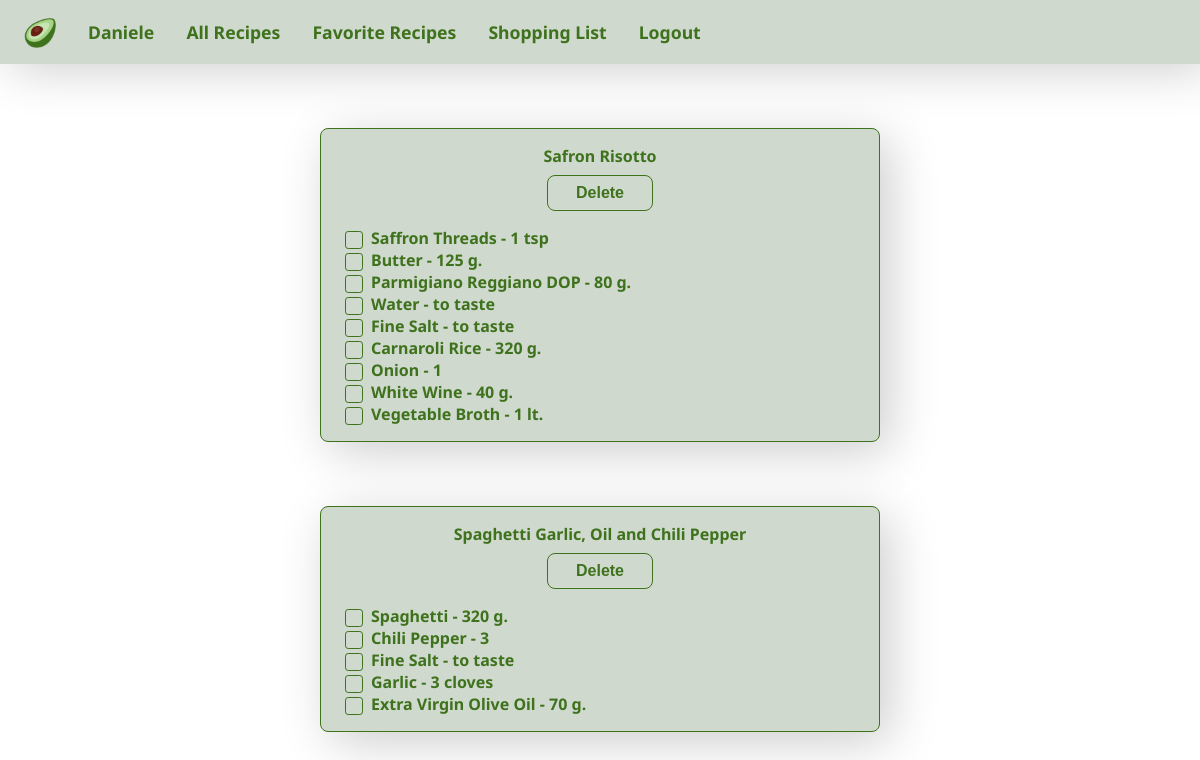
The app's page /api/v1/recipe/shopping_list (signed in) with its own data.
### recipes/models.py (models this page shows, shortened)
class User(AbstractUser):
    pass

class ShoppingList(models.Model):
    user = models.ForeignKey(User, on_delete=models.CASCADE,
                             related_name="buyer")
    recipe = models.ForeignKey(Recipe, on_delete=models.CASCADE,
                               related_name="to_buy")

class Recipe(models.Model):
    name = models.CharField(max_length=255)
    imageURL = models.URLField(null=True, blank=True)
    description = models.TextField()
    serving = models.CharField(max_length=255, default="4 people")
    preparation_time = models.CharField(max_length=10)
    cooking_time = models.CharField(max_length=10)
    date = models.DateField(auto_now_add=True)
    def __str__(self):
        return f"{self.name}"

class LookupIngRecQty(models.Model):
    recipe = models.ForeignKey(Recipe, on_delete=models.CASCADE,
                               related_name="ingredients")
    ingredient = models.ForeignKey(Ingredient, on_delete=models.CASCADE,
                                   related_name="recipes")
    quantity = models.ForeignKey(Quantity, on_delete=models.CASCADE,
                                 related_name="quantities")

class Ingredient(models.Model):
    name = models.CharField(max_length=255)
    def __str__(self):
        return f"{self.name}"

class Quantity(models.Model):
    quantity = models.CharField(max_length=255, blank=True)
    def __str__(self):
        return f"{self.quantity}"

### recipes/views.py (the view)
# urls.py: path("api/v1/recipe/shopping_list",
def shopping_list(request):
    if request.method == 'POST':
        data = json.loads(request.body)
        recipe = ShoppingList(user_id=data["user"],
                              recipe_id=data["recipe"])
        recipe.save()
        return JsonResponse({"message": "Recipes added to shopping list"})
    if request.method == 'DELETE':
        data = json.loads(request.body)
        recipe = ShoppingList.objects.get(pk=int(data["id"]))
        recipe.delete()
        return JsonResponse({"message": "Deleted from shopping list"})
    recipes = ShoppingList.objects.filter(user=request.user).all()
    ingredient_list = []
    for recipe in recipes:
        ingredients = LookupIngRecQty.objects.filter(
            recipe=recipe.recipe.id).all()
        ingredient_list.append(ingredients)
    context = {
        "recipes": recipes,
        "ingredients": list(ingredient_list)
    }
    return render(request, "recipes/shopping_list.html", context)

### recipes/templates/recipes/shopping_list.html (shortened to what this page needs)
{% extends "recipes/layout.html" %}
{% load static %}
{% block body %}
{% if recipes %}
    {% for recipe in recipes %}
        <div class="shopping-list-structure" id="shopping-list-structure-{{ recipe.id }}">
        <h4 class="shopping-list-title">{{ recipe.recipe }}</h4>
        <button class="btn-shopping-list btn-list-delete" data-id="{{ recipe.id }}" id="btn-list-delete-{{ recipe.id }}">Delete</button>
        <ul class="ingredient-list">
        {% for list_ingredient in ingredients %}
            {%for ingredient in list_ingredient %}
                {% if ingredient.recipe.id == recipe.recipe_id %}
                    <li>
                        <div class="checkbox-wrapper">
                            <label for="{{ ingredient.ingredient }} - {{ ingredient.quantity }}">{{ ingredient.ingredient }} - {{ ingredient.quantity }}</label>
                        </div>
                    </li>
                {% endif %}
            {% endfor %}
        {% endfor %}
        </ul>
    </div>
    {% endfor %}
{% endif %}
{% endblock %}

### recipes/templates/recipes/layout.html (shortened to what this page needs)
<!DOCTYPE html>
{% load static %}
<html lang="en">
    <head>
        <link rel="stylesheet" href="{% static 'css/styles.css' %}">
    </head>
    <body>
        <nav class="navbar">
            <img src="{% static 'img/navbar/avocado_192x192.png' %}" alt="avocado" class="navbar-img nav-item" />
            <ul class="nav-list">
                {% if user.is_authenticated %}
                    <li class="nav-item">
                        <a class="nav-link" href="#" id="user">{{ user.username | capfirst }}</a>
                    </li>
                {% endif %}
                <li class="nav-item">
                    <a class="nav-link" href="{% url 'index' %}" id="all_recipes">All Recipes</a>
                </li>
                {% if user.is_authenticated %}
                    <li class="nav-item">
                        <a class="nav-link" href="{% url 'favorites' %}" id="favorite_recipes">Favorite Recipes</a>
                    </li>
                    <li class="nav-item">
                        <a class="nav-link" href="{% url 'shopping_list' %}" id="shopping_list">Shopping List</a>
                    </li>
                {% endif %}
                {% if user.is_authenticated %}
                    <li class="nav-item">
                        <a class="nav-link" href="{% url 'logout' %}">Logout</a>
                    </li>
                {% endif %}
            </ul>
        </nav>
        {% block body %}{% endblock %}
    </body>
</html>

### recipes/static/css/styles.css (style rules this page uses)
* { padding: 0; margin: 0; box-sizing: border-box; outline: none; }
:root { --black: #000000; --white: #ffffff; --light-grey: #D0D9CD; --grey: #B2BEB5; --green: #3E721D; --light-green: #A6D388; --light-green-1: #C6E5B3; --brown: #662113; --light-brown: #EBB591; }
:root { --font-family: 'Noto Sans'; --font-large: 1.5rem; --font-normal: 1.1rem; --font-small: 1rem; }
body { color: var(--black); background-color: var(--white); font-family: var(--font-family), sans-serif; }
.navbar { display: flex; flex-direction: row; justify-content: start; align-items: center; list-style: none; text-align: center; max-height: 4rem; padding: 0.5rem; background-color: var(--light-grey); box-shadow: 10px 5px 50px rgba(0, 0, 0, 0.2); }
.nav-list { display: flex; flex-direction: row; justify-content: start; align-items: center; list-style: none; }
.nav-item { outline: var(--green); padding: 0.5rem; margin: 0.5rem; }
.nav-link { text-decoration: none; color: var(--green); font-weight: 700; font-size: var(--font-normal); }
.navbar-img { max-width: 3rem; }
label { color: var(--green); padding: 0.5rem; font-weight: 700; }
.shopping-list-structure { max-width: 35rem; margin: 4rem auto; padding: 1rem 1rem; background-color: var(--light-grey); border-radius: 8px; box-shadow: 10px 10px 50px rgba(0, 0, 0, 0.2); border: 1px solid var(--green); text-align: start; color: var(--green); }
.shopping-list-title { text-align: center; }
.btn-shopping-list { display: block; padding: 0.5rem; margin: 0.5rem auto; color: var(--green); background-color: var(--light-grey); font-size: var(--font-small); text-align: center; border-radius: 8px; width: 20%; border: 1px solid var(--green); font-weight: 700; box-shadow: 0 -1px 0 rgba(255, 255, 255, 0.1) inset; margin-bottom: 1rem; }
.ingredient-list { list-style: none; }
input[type="checkbox"] + *::before { content: ""; display: inline-block; vertical-align: bottom; width: 1rem; height: 1rem; border-radius: 0.2rem; margin-right: 0.5rem; border: 0.1rem solid var(--green); }

### records on screen
User: username "Daniele"
ShoppingList: recipe "Safron Risotto"
LookupIngRecQty: ingredient "Saffron Threads", quantity "1 tsp"
LookupIngRecQty: ingredient "Butter", quantity "125 g."
LookupIngRecQty: ingredient "Parmigiano Reggiano DOP", quantity "80 g."
LookupIngRecQty: ingredient "Water", quantity "to taste"
LookupIngRecQty: ingredient "Fine Salt", quantity "to taste"
LookupIngRecQty: ingredient "Carnaroli Rice", quantity "320 g."
LookupIngRecQty: ingredient "Onion", quantity "1"
LookupIngRecQty: ingredient "White Wine", quantity "40 g."
LookupIngRecQty: ingredient "Vegetable Broth", quantity "1 lt."
ShoppingList: recipe "Spaghetti Garlic, Oil and Chili Pepper"
LookupIngRecQty: ingredient "Spaghetti", quantity "320 g."
LookupIngRecQty: ingredient "Chili Pepper", quantity "3"
LookupIngRecQty: ingredient "Fine Salt", quantity "to taste"
LookupIngRecQty: ingredient "Garlic", quantity "3 cloves"
LookupIngRecQty: ingredient "Extra Virgin Olive Oil", quantity "70 g."
